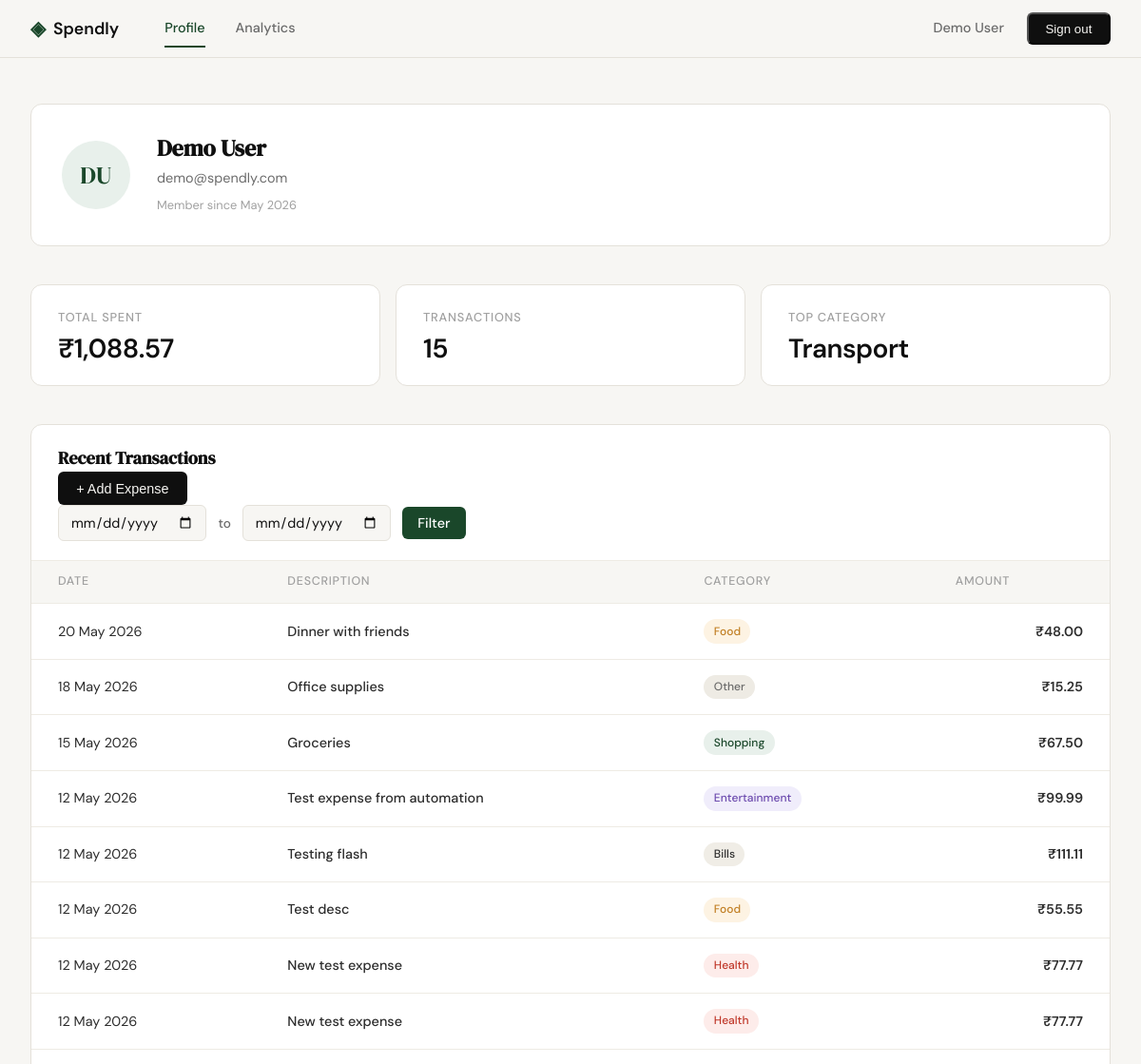
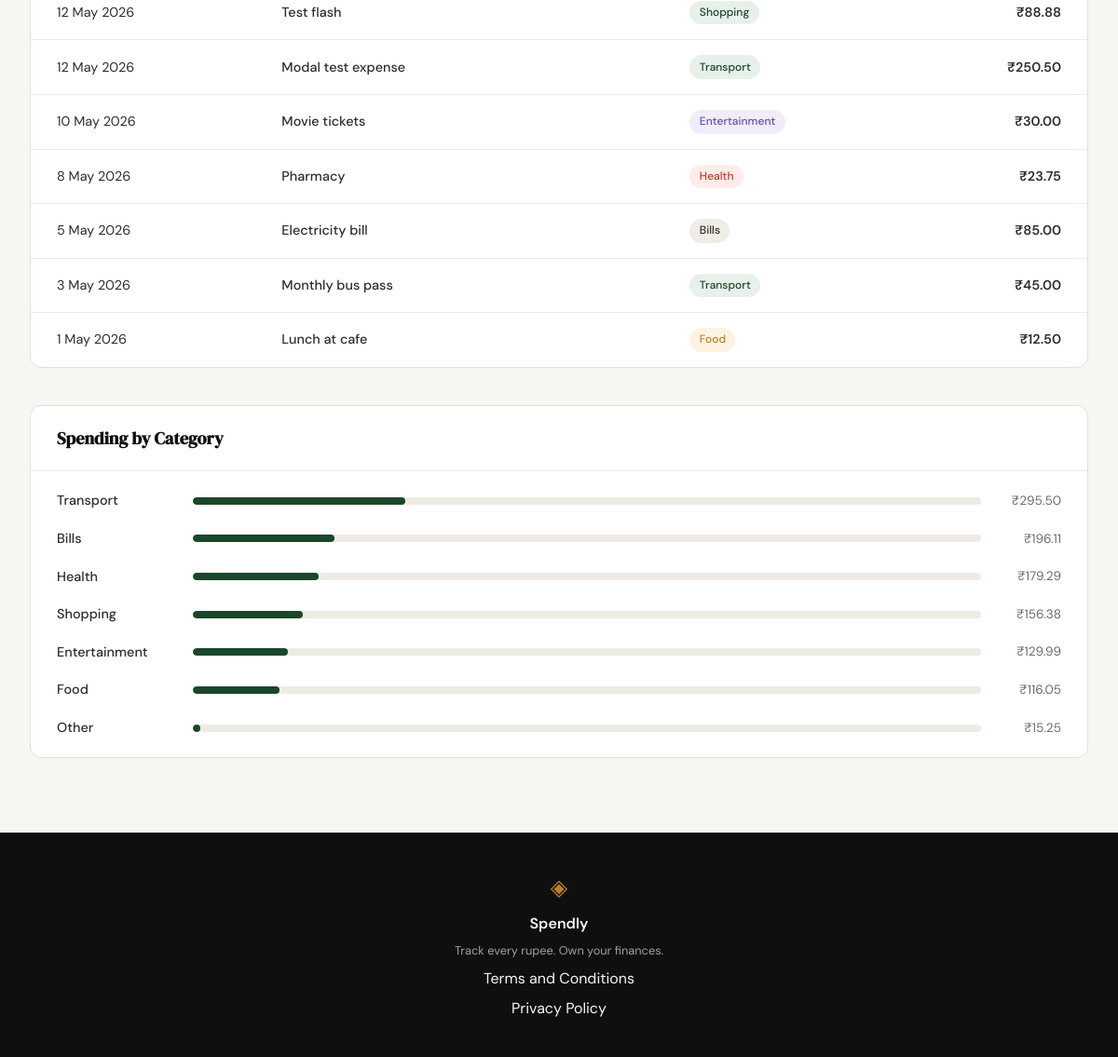
Screenshot of /profile (signed in) with the database file from the repository (2 pictures, top to bottom).
### tables this page shows
CREATE TABLE users (
            id INTEGER PRIMARY KEY AUTOINCREMENT,
            name TEXT NOT NULL,
            email TEXT UNIQUE NOT NULL,
            password_hash TEXT NOT NULL,
            created_at TEXT DEFAULT CURRENT_TIMESTAMP
        );

CREATE TABLE expenses (
            id INTEGER PRIMARY KEY AUTOINCREMENT,
            user_id INTEGER NOT NULL,
            amount REAL NOT NULL,
            category TEXT NOT NULL,
            date TEXT NOT NULL,
            description TEXT,
            created_at TEXT DEFAULT CURRENT_TIMESTAMP,
            FOREIGN KEY (user_id) REFERENCES users (id)
        );

### app.py (the view)
@app.route("/profile")
def profile():
    if "user_id" not in session:
        return redirect(url_for("login"))
    today = datetime.today().strftime("%Y-%m-%d")
    form_error = None
    start_date = request.args.get('start_date', '').strip() or None
    end_date = request.args.get('end_date', '').strip() or None
    def valid_date(s):
        try:
            datetime.strptime(s, '%Y-%m-%d')
            return True
        except ValueError:
            return False
    if start_date and not valid_date(start_date):
        start_date = None
    if end_date and not valid_date(end_date):
        end_date = None
    if start_date and end_date and end_date < start_date:
        start_date, end_date = end_date, start_date
    db_user = get_user_by_id(session["user_id"])
    initials = "".join(p[0].upper() for p in db_user["name"].split()[:2])
    member_since = datetime.strptime(db_user["created_at"][:10], "%Y-%m-%d").strftime("%B %Y")
    user = {
        "name": db_user["name"],
        "email": db_user["email"],
        "initials": initials,
        "member_since": member_since,
    }
    raw_expenses = get_user_expenses(session["user_id"], start_date, end_date)
    transactions = [
        {
            "date": datetime.strptime(row["date"], "%Y-%m-%d").strftime("%-d %B %Y"),
            "description": row["description"] or "",
            "category": row["category"],
            "amount": f"₹{row['amount']:.2f}",
        }
        for row in raw_expenses
    ]
    categories = get_category_stats(session["user_id"], start_date, end_date)
    total_amount = sum(row["amount"] for row in raw_expenses) if raw_expenses else 0.0
    tx_count = len(raw_expenses)
    top_cat = "—"
    if raw_expenses:
        cat_totals = {}
        for row in raw_expenses:
            cat = row["category"]
            cat_totals[cat] = cat_totals.get(cat, 0) + row["amount"]
        top_cat = max(cat_totals, key=cat_totals.get)
    stats = {
        "total_spent": f"₹{total_amount:,.2f}",
        "transactions": tx_count,
        "top_category": top_cat,
    }
    return render_template(
        "profile.html",
        user=user,
        stats=stats,
        transactions=transactions,
        categories=categories,
        start_date=start_date or '',
        end_date=end_date or '',
        filter_active=bool(start_date or end_date),
        today=today,
        form_error=form_error,
    )

### database/db.py (called while the page is built)
def get_db():
    db_path = os.path.join(os.path.dirname(__file__), '..', 'spendly.db')
    conn = sqlite3.connect(db_path)
    conn.row_factory = sqlite3.Row
    conn.execute('PRAGMA foreign_keys = ON')
    return conn

def get_user_by_id(user_id):
    conn = get_db()
    cursor = conn.cursor()
    cursor.execute('SELECT * FROM users WHERE id = ?', (user_id,))
    user = cursor.fetchone()
    conn.close()
    return user

def get_user_expenses(user_id, start_date=None, end_date=None):
    conn = get_db()
    cursor = conn.cursor()
    query = 'SELECT date, description, category, amount FROM expenses WHERE user_id = ?'
    params = [user_id]
    if start_date:
        query += ' AND date >= ?'
        params.append(start_date)
    if end_date:
        query += ' AND date <= ?'
        params.append(end_date)
    query += ' ORDER BY date DESC'
    cursor.execute(query, params)
    rows = cursor.fetchall()
    conn.close()
    return rows

def get_category_stats(user_id, start_date=None, end_date=None):
    conn = get_db()
    cursor = conn.cursor()
    query = 'SELECT category, SUM(amount) as total FROM expenses WHERE user_id = ?'
    params = [user_id]
    if start_date:
        query += ' AND date >= ?'
        params.append(start_date)
    if end_date:
        query += ' AND date <= ?'
        params.append(end_date)
    query += ' GROUP BY category ORDER BY total DESC'
    cursor.execute(query, params)
    rows = cursor.fetchall()
    conn.close()
    grand_total = sum(row["total"] for row in rows)
    return [
        {
            "name": row["category"],
            "amount": f"₹{row['total']:,.2f}",
            "percent": round((row["total"] / grand_total) * 100) if grand_total else 0,
        }
        for row in rows
    ]

### templates/profile.html (shortened to what this page needs)
{% extends "base.html" %}
{% block content %}
<section class="profile-section">
    <div class="profile-card">
        <div class="profile-avatar">{{ user.initials }}</div>
        <div class="profile-meta">
            <h1 class="profile-name">{{ user.name }}</h1>
            <p class="profile-email">{{ user.email }}</p>
            <p class="profile-since">Member since {{ user.member_since }}</p>
        </div>
    </div>
    <div class="stats-row">
        <div class="stat-card">
            <div class="stat-label">Total Spent</div>
            <div class="stat-value">{{ stats.total_spent }}</div>
        </div>
        <div class="stat-card">
            <div class="stat-label">Transactions</div>
            <div class="stat-value">{{ stats.transactions }}</div>
        </div>
        <div class="stat-card">
            <div class="stat-label">Top Category</div>
            <div class="stat-value">{{ stats.top_category }}</div>
        </div>
    </div>
    <div class="section-card">
        <div class="section-header">
            <h2 class="section-title">Recent Transactions</h2>
            <button type="button" class="btn-add-expense" onclick="openAddExpenseModal()">+ Add Expense</button>
            <form class="date-filter-form" method="GET" action="{{ url_for('profile') }}">
                <input type="date" name="start_date" value="{{ start_date }}" class="filter-input">
                <span class="filter-sep">to</span>
                <input type="date" name="end_date" value="{{ end_date }}" class="filter-input">
                <button type="submit" class="filter-btn">Filter</button>
            </form>
        </div>
        <table class="txn-table">
            <thead>
                <tr>
                    <th>Date</th>
                    <th>Description</th>
                    <th>Category</th>
                    <th class="txn-amount">Amount</th>
                </tr>
            </thead>
            <tbody>
                {% for txn in transactions %}
                <tr>
                    <td class="txn-date">{{ txn.date }}</td>
                    <td class="txn-desc">{{ txn.description }}</td>
                    <td>
                        <span class="badge badge--{{ txn.category | lower }}">{{ txn.category }}</span>
                    </td>
                    <td class="txn-amount">{{ txn.amount }}</td>
                </tr>
                {% else %}
                <tr>
                    <td colspan="4" class="empty-state">No expenses found for this period.</td>
                </tr>
                {% endfor %}
            </tbody>
        </table>
    </div>
    <div class="section-card">
        <div class="section-header">
            <h2 class="section-title">Spending by Category</h2>
        </div>
        <div class="cat-list">
            {% for cat in categories %}
            <div class="cat-row">
                <span class="cat-name">{{ cat.name }}</span>
                <div class="bar-track">
                    <div class="bar-fill" style="--bar: {{ cat.percent }}%"></div>
                </div>
                <span class="cat-amount">{{ cat.amount }}</span>
            </div>
            {% else %}
            <p class="empty-state">No categories found for this period.</p>
            {% endfor %}
        </div>
    </div>
</section>
{% endblock %}

### templates/base.html (shortened to what this page needs)
<!DOCTYPE html>
<html lang="en">
<head>
    <link rel="stylesheet" href="{{ url_for('static', filename='css/style.css') }}">
</head>
<body>
    <nav class="navbar">
        <div class="nav-inner">
            <a href="{{ url_for('landing') }}" class="nav-brand">
                <span class="brand-icon">◈</span>
                <span class="brand-name">Spendly</span>
            </a>
            <div class="nav-menu">
                {% if session.get("user_id") %}
                    <a href="{{ url_for('profile') }}" class="nav-menu-item {% if request.endpoint == 'profile' %}active{% endif %}">Profile</a>
                    <a href="{{ url_for('analytics') }}" class="nav-menu-item {% if request.endpoint == 'analytics' %}active{% endif %}">Analytics</a>
                {% endif %}
            </div>
            <div class="nav-links">
                {% if session.get("user_id") %}
                    <span style="color: var(--ink-muted); font-size: 0.9rem;">{{ session.get("user_name") }}</span>
                    <form method="POST" action="{{ url_for('logout') }}" style="display:inline;">
                        <button type="submit" class="nav-cta">Sign out</button>
                    </form>
                {% else %}
                    <a href="{{ url_for('login') }}">Sign in</a>
                    <a href="{{ url_for('register') }}" class="nav-cta">Get started</a>
                {% endif %}
            </div>
        </div>
    </nav>
    <main class="main-content">
        {% block content %}{% endblock %}
    </main>
    <footer class="footer">
        <div class="footer-inner">
            <span class="brand-icon">◈</span>
            <span class="footer-name">Spendly</span>
            <p class="footer-copy">Track every rupee. Own your finances.</p>
            <a href="/terms">Terms and Conditions</a>
            <a href="/privacy">Privacy Policy</a>
        </div>
    </footer>
</body>
</html>

### rows the page displays
users: get "Demo User", name "Demo User", email "demo@spendly.com"
expenses: top_category "Transport", date "12 May 2026", description "Modal test expense", category "Transport", amount "₹250.50"
expenses: date "20 May 2026", description "Dinner with friends", category "Food", amount "₹48.00"
expenses: date "18 May 2026", description "Office supplies", category "Other", amount "₹15.25"
expenses: date "15 May 2026", description "Groceries", category "Shopping", amount "₹67.50"
expenses: date "12 May 2026", description "Test expense from automation", category "Entertainment", amount "₹99.99"
expenses: date "12 May 2026", description "Testing flash", category "Bills", amount "₹111.11"
expenses: date "12 May 2026", description "Test desc", category "Food", amount "₹55.55"
expenses: date "12 May 2026", description "New test expense", category "Health", amount "₹77.77"
expenses: date "12 May 2026", description "New test expense", category "Health", amount "₹77.77"
expenses: date "12 May 2026", description "Test flash", category "Shopping", amount "₹88.88"
expenses: date "10 May 2026", description "Movie tickets", category "Entertainment", amount "₹30.00"
expenses: date "8 May 2026", description "Pharmacy", category "Health", amount "₹23.75"
expenses: date "5 May 2026", description "Electricity bill", category "Bills", amount "₹85.00"
expenses: date "3 May 2026", description "Monthly bus pass", category "Transport", amount "₹45.00"
expenses: date "1 May 2026", description "Lunch at cafe", category "Food", amount "₹12.50"

### other values shown
{{ user.initials }} "DU"
{{ user.member_since }} "May 2026"
{{ stats.total_spent }} "₹1,088.57"
{{ stats.transactions }} "15"
{{ cat.name }} "Transport" "Bills" "Health" "Shopping" "Entertainment" "Food" "Other"
{{ cat.amount }} "₹295.50" "₹196.11" "₹179.29" "₹156.38" "₹129.99" "₹116.05" "₹15.25"
